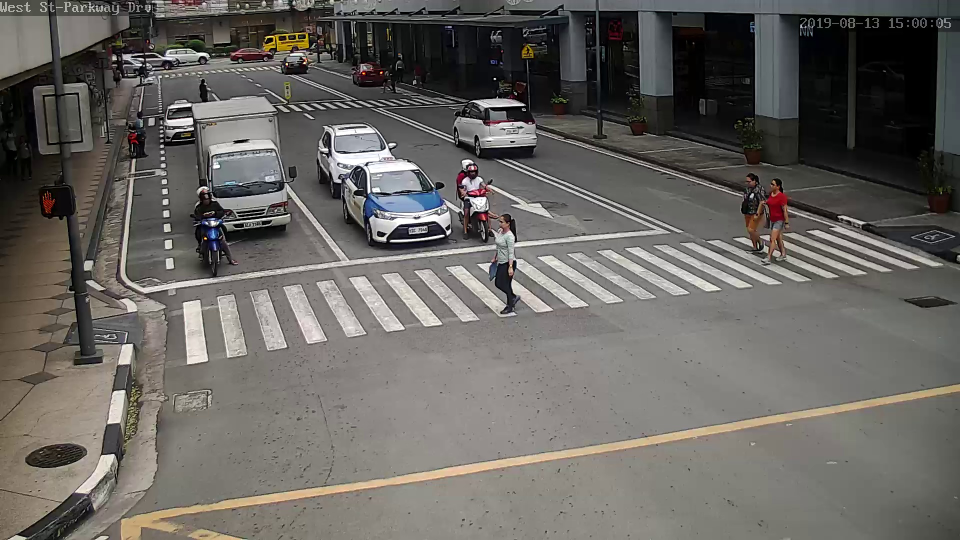
#> input picture 3.jpg, 1920 x 1080 px (shown at 1/2 size)
$ python grabcut.py
#> lines starting #> are read from the running program, lines starting #| are printed output that depends on the picture
import numpy as np
import cv2

img = cv2.imread('3.jpg')
#> img is the input picture: shape (1080, 1920, 3); mean B, G, R 97.3, 101.5, 104.3
scale = 2 #downscale by
dim = (int(1920/scale),int(1080/scale))
img = cv2.resize(img,dim)
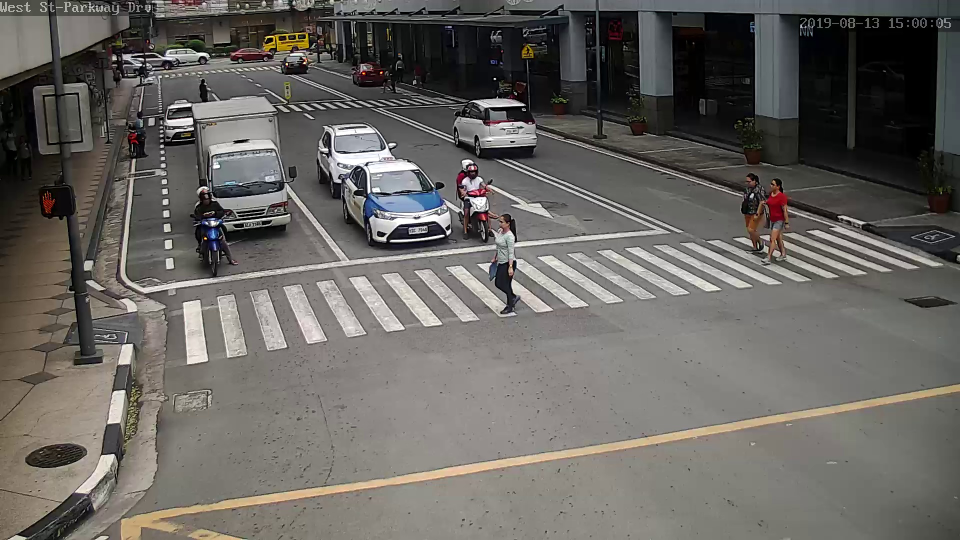
#> img: shape (540, 960, 3); mean B, G, R 97.4, 101.6, 104.4
# img = cv2.bilateralFilter(img,9,75,75)
# img = cv2.blur(img,(5,5))
mask = np.zeros(img.shape[:2],np.uint8)
bgdModel = np.zeros((1,65),np.float64)
fgdModel = np.zeros((1,65),np.float64)

while True:
#> (the run stopped early here; a loop or call above may not have finished)

$ run again, with 1.jpg copied over 3.jpg
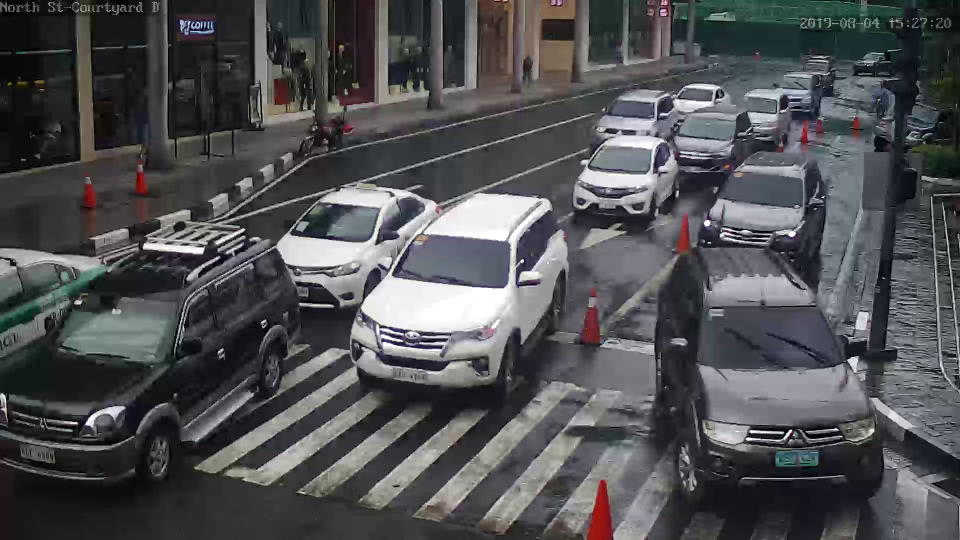
#> input picture 1.jpg, 1920 x 1080 px (shown at 1/2 size)
#> img is the input picture: shape (1080, 1920, 3); mean B, G, R 83.3, 80.7, 79.9
#> `img = cv2.resize(img,dim)`:
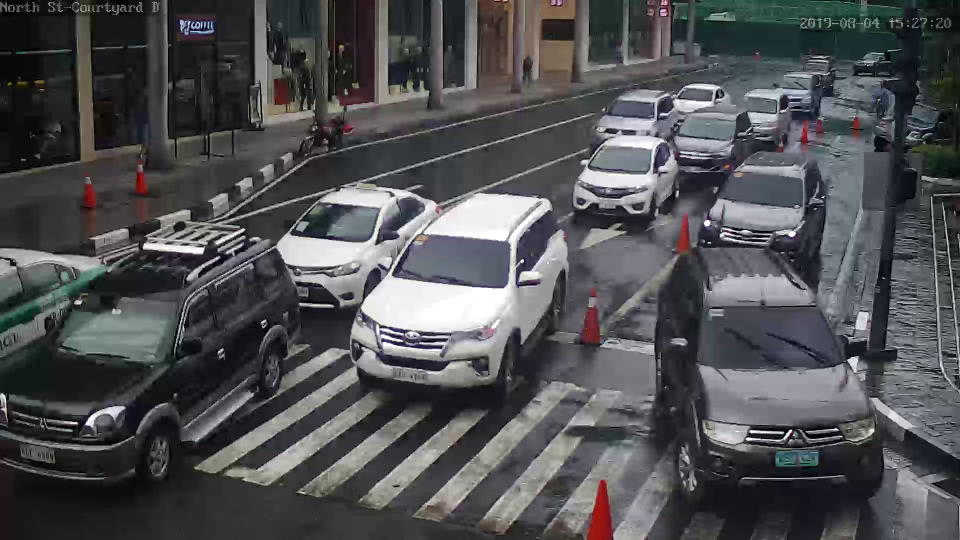
#> img: shape (540, 960, 3); mean B, G, R 83.4, 80.8, 80

$ run again, with 2.jpg copied over 3.jpg
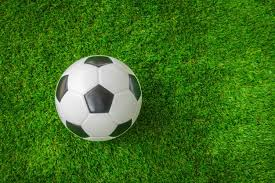
#> input picture 2.jpg, 275 x 183 px
#> img is the input picture: shape (183, 275, 3); mean B, G, R 31.4, 112.4, 61.5
#> `img = cv2.resize(img,dim)`:
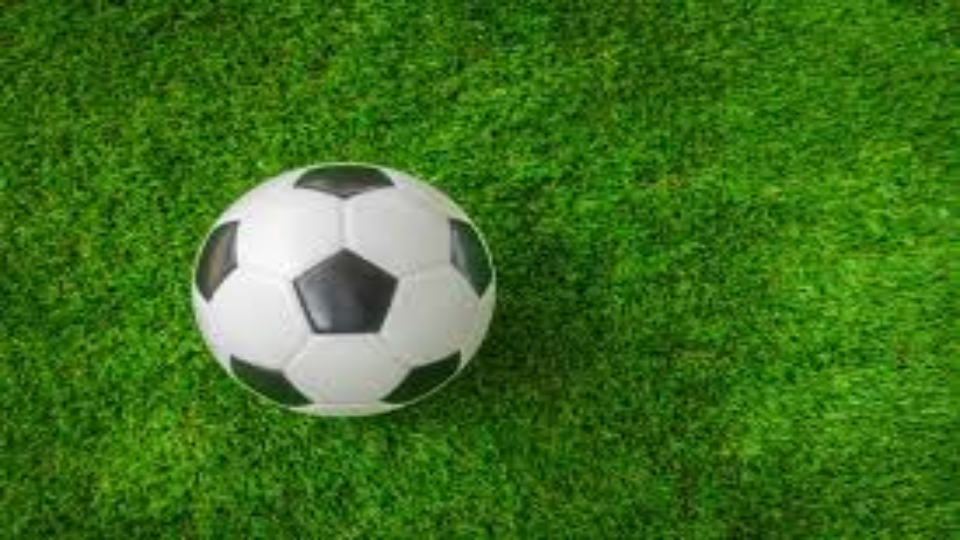
#> img: shape (540, 960, 3); mean B, G, R 31.3, 112.3, 61.4

$ run again, with 4.jpg copied over 3.jpg
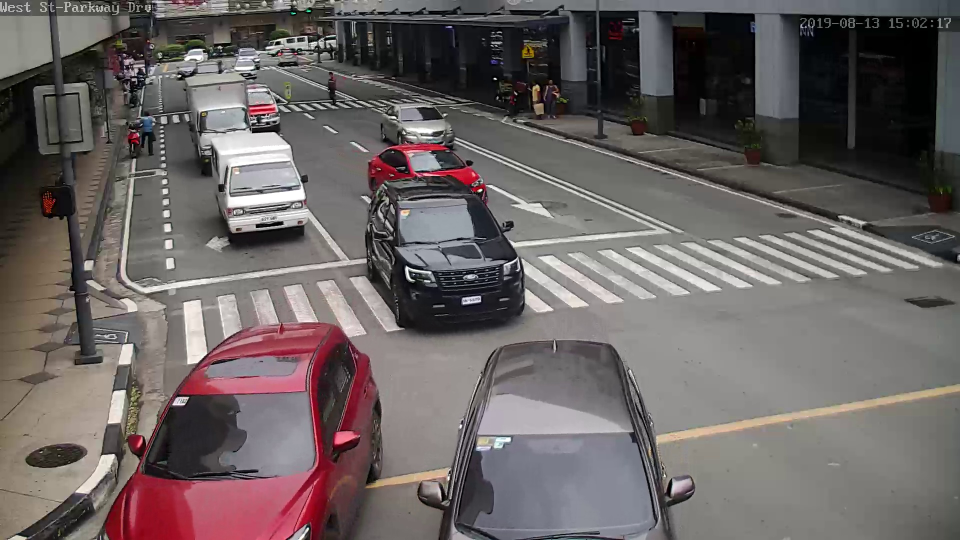
#> input picture 4.jpg, 1920 x 1080 px (shown at 1/2 size)
#> img is the input picture: shape (1080, 1920, 3); mean B, G, R 98.6, 99.2, 106.5
#> `img = cv2.resize(img,dim)`:
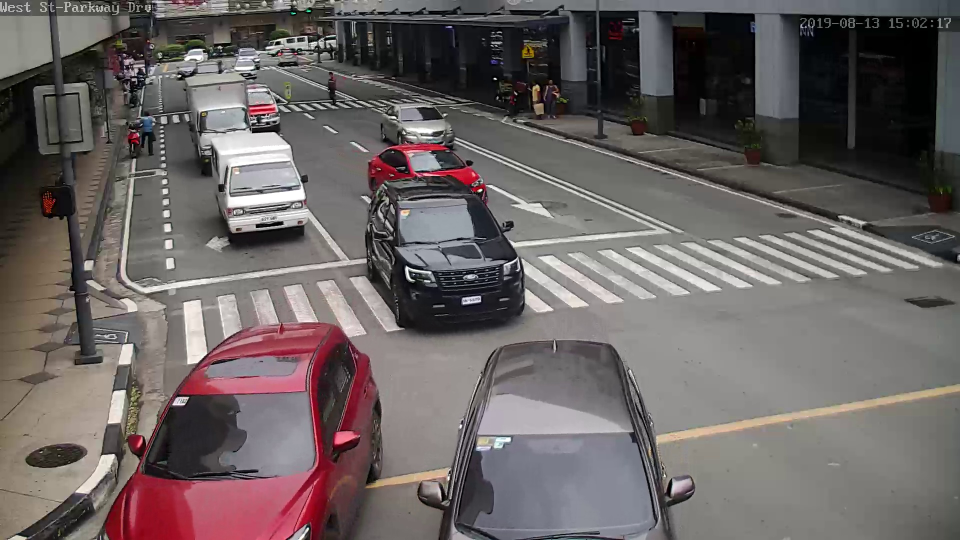
#> img: shape (540, 960, 3); mean B, G, R 98.7, 99.3, 106.6
